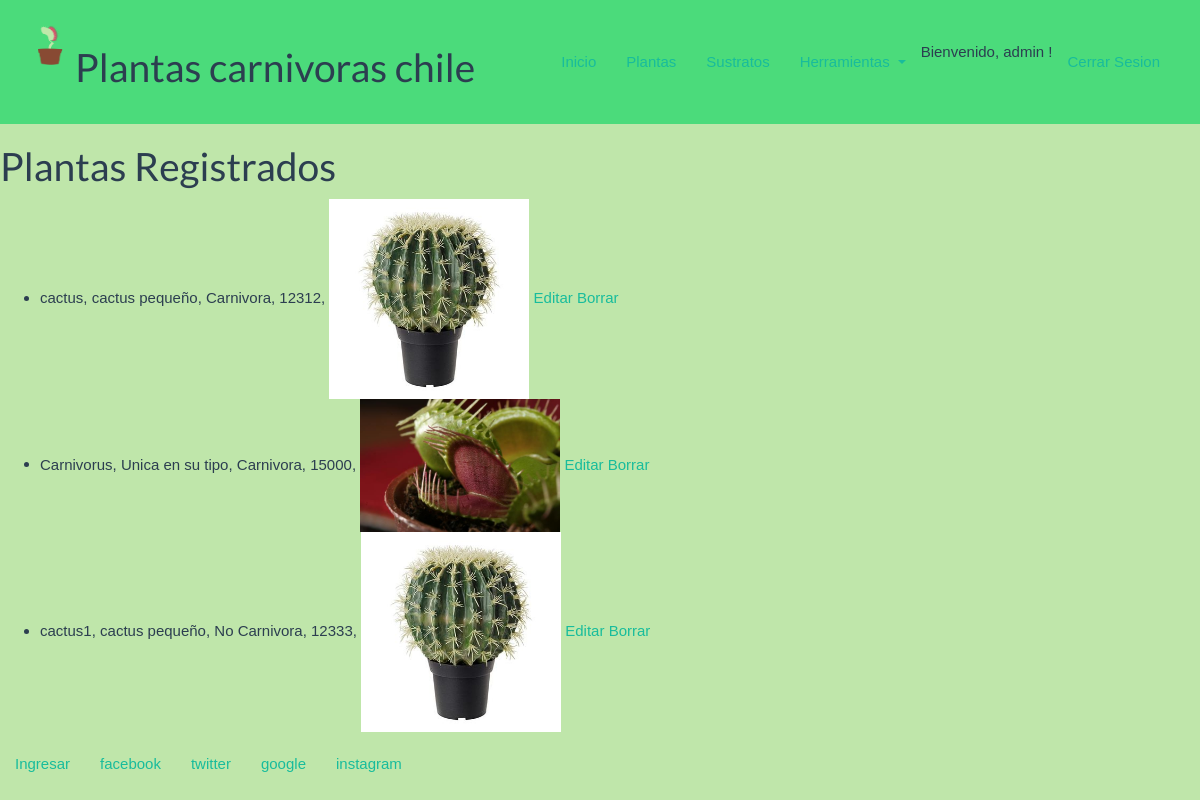
/listarPlantasFull (signed in), run on an earlier commit of the app's database.
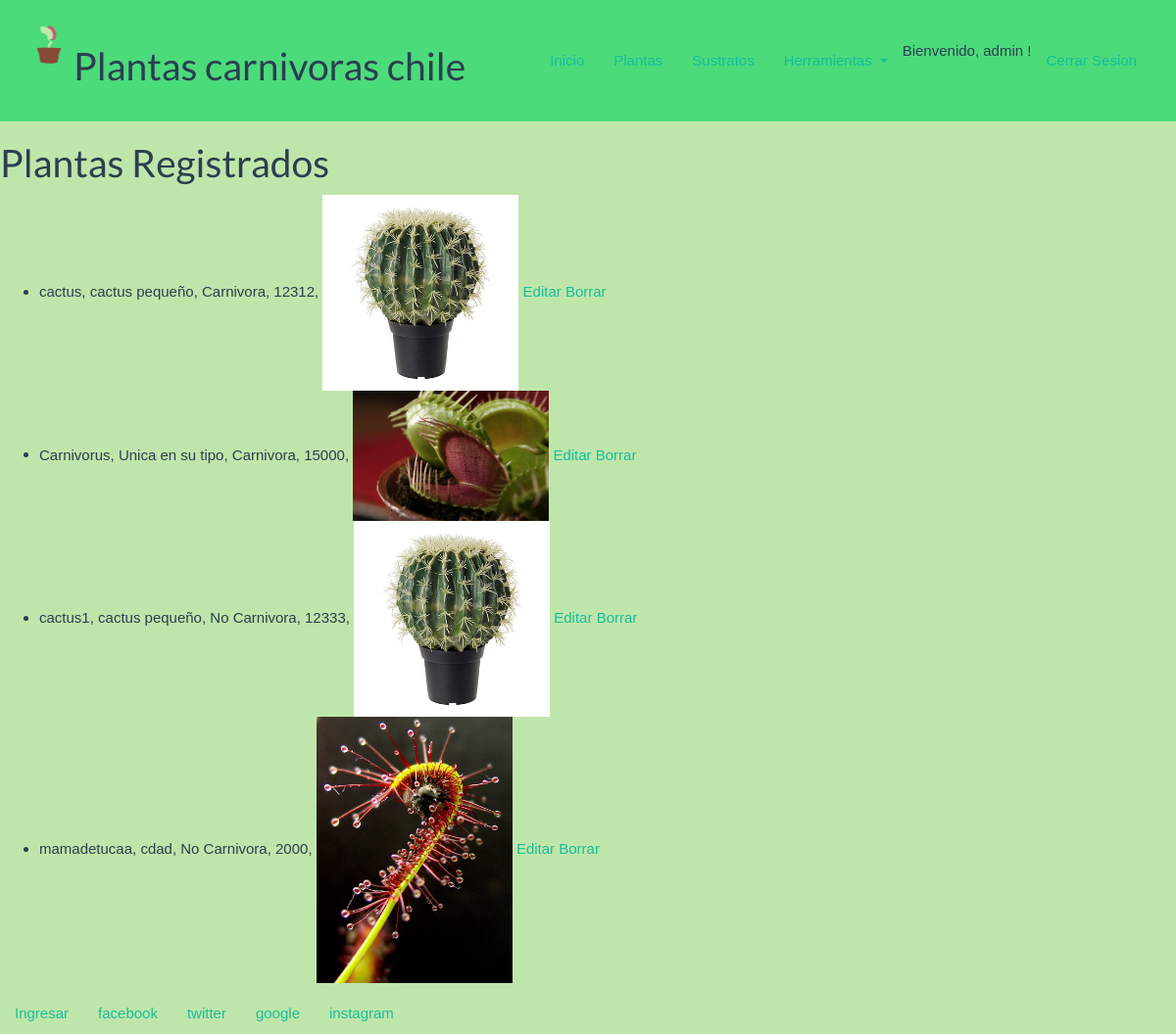
And on a later commit of the database.
### AppMisFlores/models.py (models this page shows, shortened)
class Planta(models.Model):
    nombre = models.CharField(max_length=20)
    descripcion = models.CharField(max_length=60)
    tipoPlanta = models.CharField(max_length=20)
    valor = models.IntegerField()
    imagen = models.ImageField(verbose_name="imagen", upload_to="plantas", null=True, blank=True)

### AppMisFlores/views.py (the view)
# urls.py: path('listarPlantasFull', views.listarPlantasFull, name="listarPlantasFull"),
@login_required
def listarPlantasFull(request):
    planta = Planta.objects.all()
    return render(request,
            "appMisFlores/plantas/listarPlantasFull.html", {'plantas': planta})

### AppMisFlores/templates/appMisFlores/plantas/listarPlantasFull.html (shortened to what this page needs)
{% extends 'appMisFlores/base.html' %}
{% load staticfiles %}
{% block content %}
    <h1>Plantas Registrados</h1>
    <ul>
        {% for p in plantas %}
        {% if p.imagen %}
        <li>
            {{p.nombre}}, {{p.descripcion}}, {{p.tipoPlanta}}, {{p.valor}}, <img width="200" heigth="200" src="{{p.imagen.url}}">
            <a href="/editarPlanta/{{ p.id }}">Editar</a>
            <a href="/borrarPlanta/{{ p.id }}"
            Onclick="return confirm('¿esta seguro de borrar?');"
            >Borrar</a>
        </li>
        {% endif %}
        {% endfor %}
    </ul>
{% endblock %}

What changed in the data, as far as the page shows it:
added Planta: nombre "mamadetucaa", descripcion "cdad", tipoPlanta "No Carnivora", valor "2000", imagen (picture)
